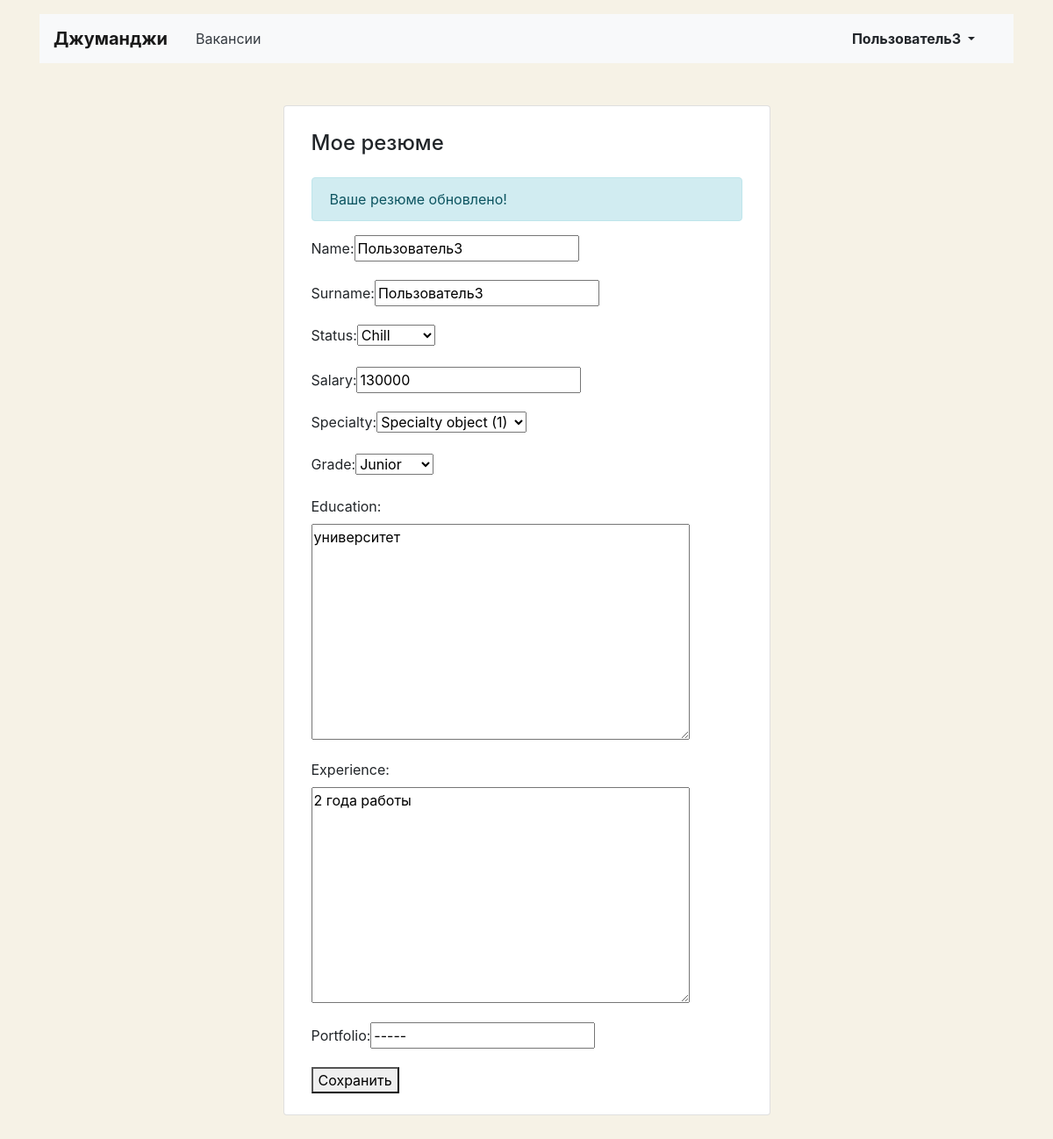
The app's page //myresume/ (signed in), older data.
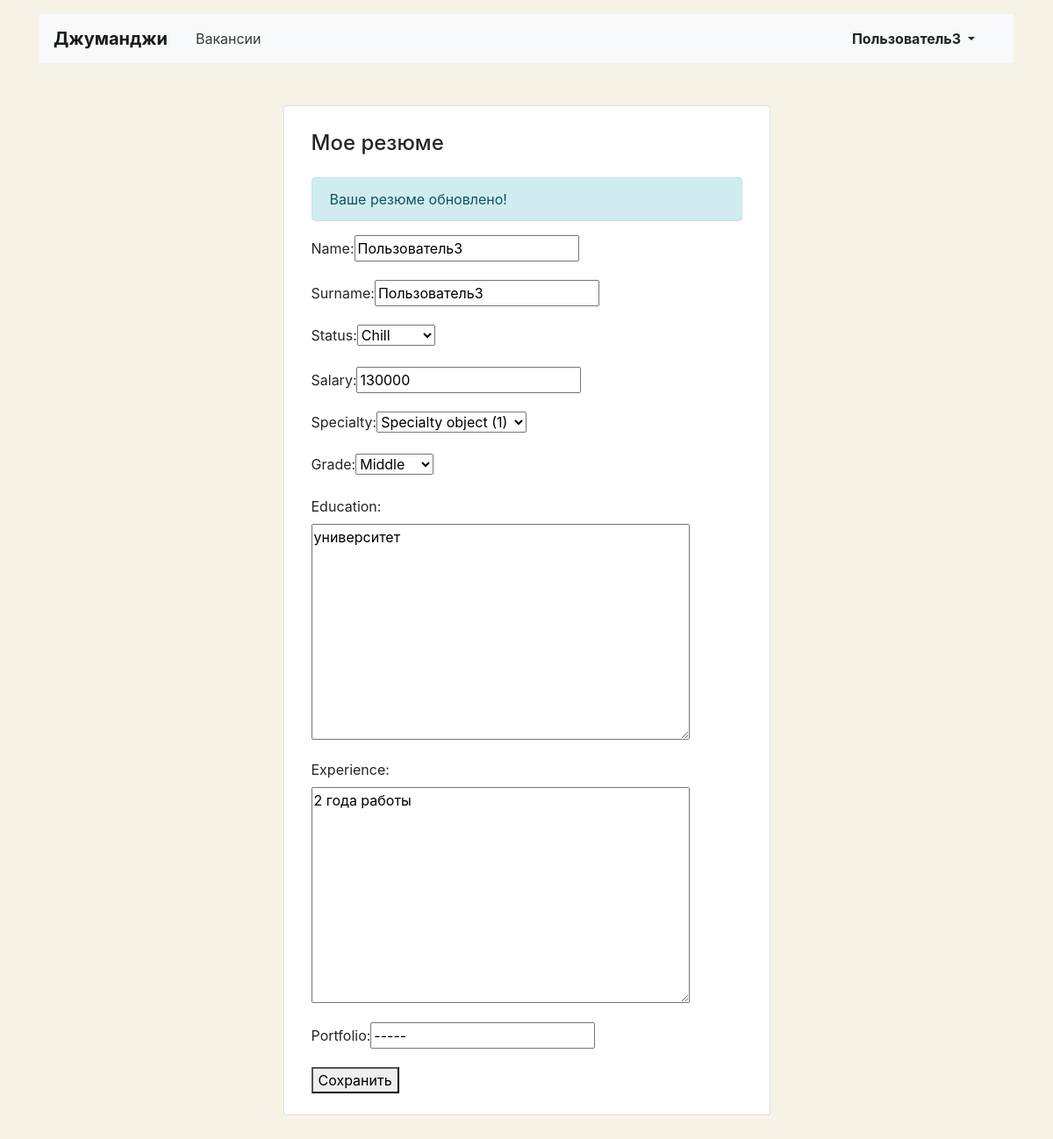
The same page, newer data.
### vacancy_app/models.py (models this page shows)
class Resume(models.Model):
    class GradeType(models.TextChoices):
        intern = 'Стажер'
        junior = 'Джуниор'
        middle = 'Миддл'
        senior = 'Синьор'
        lead = 'Лид'
    class StatusType(models.TextChoices):
        chill = 'Не ищу работу'
        review = 'Рассматриваю предложения'
        search = 'Ищу работу'
    user = models.OneToOneField(User, on_delete=models.CASCADE)
    name = models.CharField(max_length=30)
    surname = models.CharField(max_length=40)
    status = models.CharField(max_length=25, choices=StatusType.choices)
    salary = models.PositiveIntegerField()
    specialty = ForeignKey(Specialty, on_delete=models.CASCADE, related_name="resumes")
    grade = models.CharField(max_length=7, choices=GradeType.choices)
    education = models.TextField()
    experience = models.TextField()
    portfolio = models.CharField(max_length=80, null=True)

### vacancy_app/views.py (the view)
# urls.py: path('/myresume/', myresume_view, name='myresume'),
def myresume_view(request):
    context = {}
    resume = Resume.objects.get(id=request.user.resume.id)
    if request.method == "POST":
        form = ResumeForm(request.POST, instance=resume)
        if form.is_valid():
            resume = form.save(commit=False)
            resume.user = request.user
            resume.save()
            return redirect('myresume')
    else:
        form = ResumeForm(instance=resume)
    context['form'] = form
    return render(request, "vacancy_app/resume-edit.html", context=context)

### vacancy_app/forms.py
class ResumeForm(forms.ModelForm):
    class Meta:
        model = Resume
        fields = ['name', 'surname', 'status', 'salary', 'specialty', 'grade', 'education', 'experience', 'portfolio']

### vacancy_app/templates/vacancy_app/resume-edit.html (shortened to what this page needs)
{% extends 'base_company.html' %}
{% block container %}
  <main class="container mt-3 pb-5">
    <section class="col-12 col-lg-6 offset-lg-3 mt-5 card">
      <div class="card-body px-3 pb-4">
        <h1 class="h4 pt-2 pb-3">Мое резюме</h1>
        <p class="alert alert-info" role="alert">Ваше резюме обновлено!</p>
        <form action="" method="post" enctype="multipart/form-data">
          {% for f in form %}
          <p><label class="form-label" for="{{ f.id_for_label }}">{{f.label}}: </label>{{ f }}</p>
          {% endfor %}
          <button type="submit">Сохранить</button>
        </form>
      </div>
    </section>
  </main>
  {% endblock %}>

Row changes from the older to the newer data that the page shows:
changed Resume "Пользователь3": grade "Junior" → "Middle"
